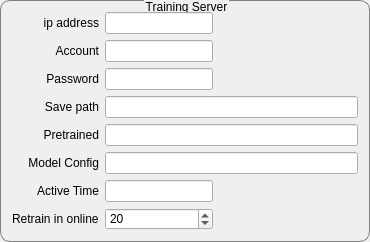
         <widget class="QGroupBox" name="training_groupBox">
          <property name="styleSheet">
           <string notr="true">QGroupBox{
border-width:1px;
border-style:solid;
border-radius: 10px;
border-color:gray;
margin-top:2.5ex;
}
QGroupBox::title{
subcontrol-origin:margin;
subcontrol-position:top center;
padding:0 1x;
}</string>
          </property>
          <property name="title">
           <string>Training Server</string>
          </property>
          <layout class="QGridLayout" name="gridLayout_13">
           <item row="5" column="0">
            <widget class="QLabel" name="training_modelConfig_label">
             <property name="text">
              <string>Model Config</string>
             </property>
             <property name="alignment">
              <set>Qt::AlignRight|Qt::AlignTrailing|Qt::AlignVCenter</set>
             </property>
            </widget>
           </item>
           <item row="3" column="0">
            <widget class="QLabel" name="training_savePath_label">
             <property name="text">
              <string>Save path</string>
             </property>
             <property name="alignment">
              <set>Qt::AlignRight|Qt::AlignTrailing|Qt::AlignVCenter</set>
             </property>
            </widget>
           </item>
           <item row="6" column="0">
            <widget class="QLabel" name="training_activeTime_label">
             <property name="text">
              <string>Active Time</string>
             </property>
             <property name="alignment">
              <set>Qt::AlignRight|Qt::AlignTrailing|Qt::AlignVCenter</set>
             </property>
            </widget>
           </item>
           <item row="0" column="1">
            <widget class="QLineEdit" name="training_ip_lineEdit"/>
           </item>
           <item row="5" column="1" colspan="2">
            <widget class="QLineEdit" name="training_modelConfig_lineEdit">
             <property name="minimumSize">
              <size>
               <width>250</width>
               <height>0</height>
              </size>
             </property>
            </widget>
           </item>
           <item row="2" column="0">
            <widget class="QLabel" name="training_pw_label">
             <property name="text">
              <string>Password</string>
             </property>
             <property name="alignment">
              <set>Qt::AlignRight|Qt::AlignTrailing|Qt::AlignVCenter</set>
             </property>
            </widget>
           </item>
           <item row="2" column="1">
            <widget class="PasswordEdit" name="training_pw_lineEdit"/>
           </item>
           <item row="3" column="1" colspan="2">
            <widget class="QLineEdit" name="training_savePath_lineEdit">
             <property name="minimumSize">
              <size>
               <width>250</width>
               <height>0</height>
              </size>
             </property>
            </widget>
           </item>
           <item row="0" column="0">
            <widget class="QLabel" name="training_ip_label">
             <property name="text">
              <string>ip address</string>
             </property>
             <property name="alignment">
              <set>Qt::AlignRight|Qt::AlignTrailing|Qt::AlignVCenter</set>
             </property>
            </widget>
           </item>
           <item row="1" column="0">
            <widget class="QLabel" name="training_account_label">
             <property name="text">
              <string>Account</string>
             </property>
             <property name="alignment">
              <set>Qt::AlignRight|Qt::AlignTrailing|Qt::AlignVCenter</set>
             </property>
            </widget>
           </item>
           <item row="1" column="2">
            <spacer name="horizontalSpacer_8">
             <property name="orientation">
              <enum>Qt::Horizontal</enum>
             </property>
             <property name="sizeHint" stdset="0">
              <size>
               <width>139</width>
               <height>20</height>
              </size>
             </property>
            </spacer>
           </item>
           <item row="4" column="0">
            <widget class="QLabel" name="training_pretrained_label">
             <property name="text">
              <string>Pretrained</string>
             </property>
             <property name="alignment">
              <set>Qt::AlignRight|Qt::AlignTrailing|Qt::AlignVCenter</set>
             </property>
            </widget>
           </item>
           <item row="1" column="1">
            <widget class="QLineEdit" name="training_account_lineEdit"/>
           </item>
           <item row="4" column="1" colspan="2">
            <widget class="QLineEdit" name="training_pretrained_lineEdit">
             <property name="minimumSize">
              <size>
               <width>250</width>
               <height>0</height>
              </size>
             </property>
            </widget>
           </item>
           <item row="6" column="1">
            <widget class="QLineEdit" name="training_activeTime_lineEdit"/>
           </item>
           <item row="7" column="0">
            <widget class="QLabel" name="retrain_label">
             <property name="text">
              <string>Retrain in online</string>
             </property>
            </widget>
           </item>
           <item row="7" column="1">
            <widget class="QSpinBox" name="retrain_spinBox">
             <property name="value">
              <number>20</number>
             </property>
            </widget>
           </item>
          </layout>
         </widget>
